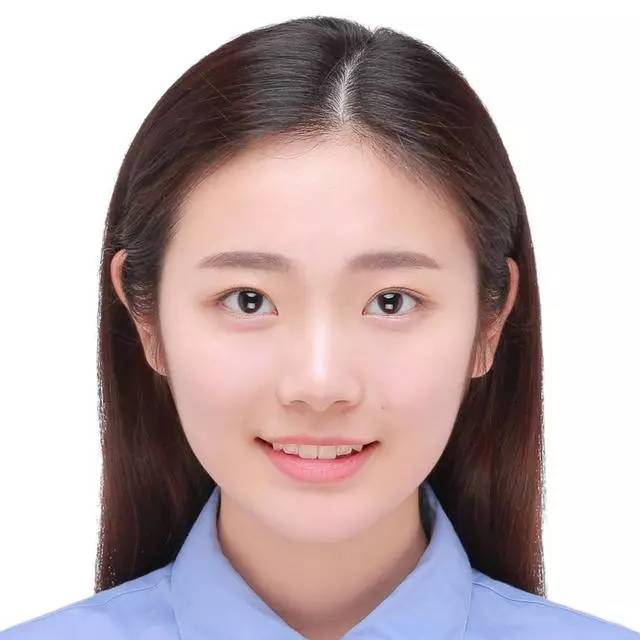
#> input picture images/1.jpg, 640 x 640 px
$ jupyter execute 'OpenCV臉部辨識.ipynb'
#> lines starting #> are read from the running program, lines starting #| are printed output that depends on the picture; after the words box and inside, x2 and y2 are one past the last pixel; in counts of white or black regions, pixels touching at a corner belong together
# OpenCV

[cell 1]
import numpy as np
import cv2

# 讀取圖檔
img = cv2.imread('images/1.jpg')
#> img is the input picture: shape (640, 640, 3); mean B, G, R 175.1, 174.1, 190.8

[cell 2]
# 查看資料型態
print('type', type(img))
#| type <class 'numpy.ndarray'>
print('shape', img.shape)
#| shape (640, 640, 3)

[cell 3]
# 以灰階的方式讀取圖檔
img_gray = cv2.imread('image.jpg', cv2.IMREAD_GRAYSCALE)

[cell 4]
# 顯示圖片
# cv2.imshow('My Image', img)

# 使用Matplotlib繪圖

[cell 5]
import numpy as np
import cv2
from matplotlib import pyplot as plt

# 使用 OpenCV 讀取圖檔
img_bgr = cv2.imread('images/1.jpg')

# 將 BGR 圖片轉為 RGB 圖片
# img_rgb = img_bgr[:,:,::-1]

# 或是這樣亦可
img_rgb = cv2.cvtColor(img_bgr, cv2.COLOR_BGR2RGB)

# 使用 Matplotlib 顯示圖片
plt.imshow(img_rgb)
plt.show()

# OpenCV CascadeClassifier 人臉辨識

[cell 6]
import numpy as np
import cv2 as cv
from matplotlib import pyplot as plt

face_cascade = cv.CascadeClassifier('haarcascades/haarcascade_frontalface_default.xml')
eye_cascade = cv.CascadeClassifier('haarcascades/haarcascade_eye.xml')

img = cv.imread('images/1.jpg')
gray = cv.cvtColor(img, cv.COLOR_BGR2GRAY)
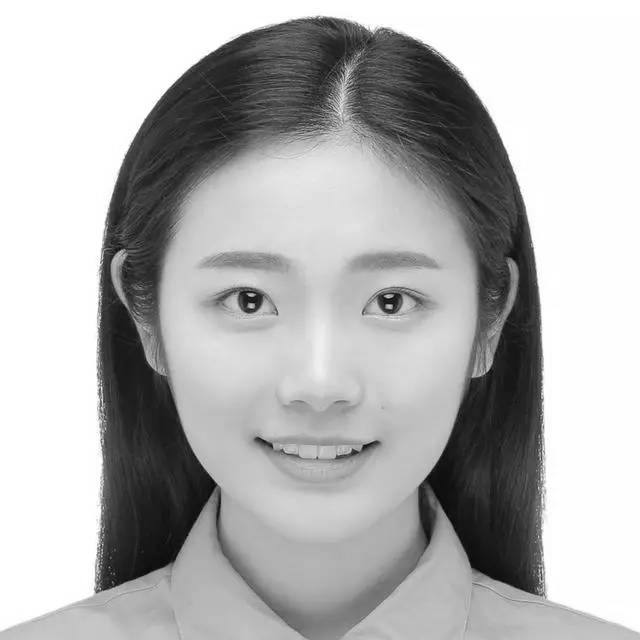
#> gray: shape (640, 640); min 2, max 255, mean 179.2

faces = face_cascade.detectMultiScale(gray, 1.3, 5)
#> faces = [[126, 150, 379, 379]]
for (x,y,w,h) in faces:
    cv.rectangle(img,(x,y),(x+w,y+h),(255,0,0),2)

    roi_gray = gray[y:y+h, x:x+w]
    roi_color = img[y:y+h, x:x+w]
    eyes = eye_cascade.detectMultiScale(roi_gray)
    for (ex,ey,ew,eh) in eyes:
        cv.rectangle(roi_color,(ex,ey),(ex+ew,ey+eh),(0,255,0),2)
#> this loop made 1 pass
#> (x, y, w, h, eyes) on pass 1: (126, 150, 379, 379, [[75, 107, 87, 87], [217, 105, 90, 90], [149, 239, 43, 43]])
#> pass 1, `roi_gray = gray[y:y+h, x:x+w]`:
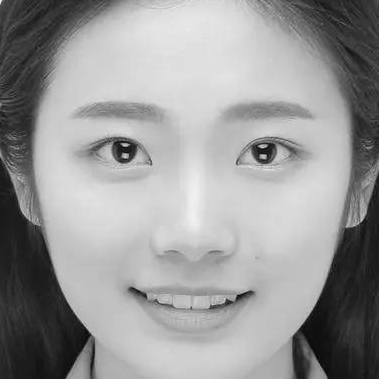
#> roi_gray: shape (379, 379); min 2, max 243, mean 152.5
#> pass 1, `roi_color = img[y:y+h, x:x+w]`:
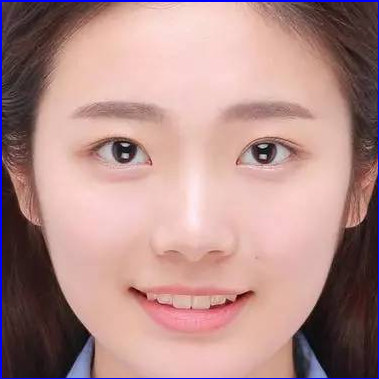
#> roi_color: shape (379, 379, 3); mean B, G, R 138.6, 140.9, 177.6
#> after the loop:
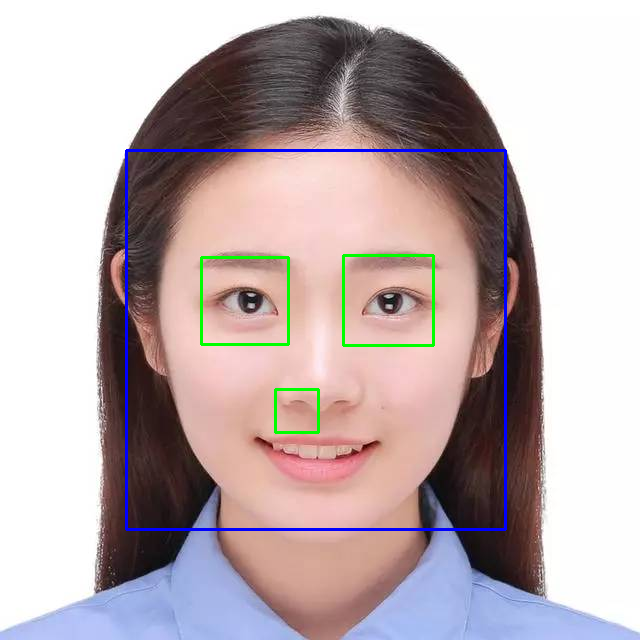
#> img: shape (640, 640, 3); 1.75% of pixels changed, all inside (x1, y1, x2, y2) = (125, 149, 507, 531)
#> after the loop:
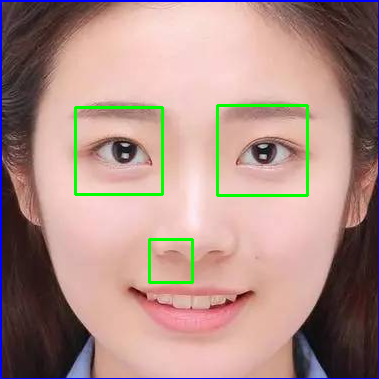
#> roi_color: shape (379, 379, 3); 1.83% of pixels changed, all inside (x1, y1, x2, y2) = (74, 104, 309, 284)

# cv.imshow('img',img)
# cv.waitKey(0)
# cv.destroyAllWindows()

# use matplotlib to show image
img_rgb = img[:,:,::-1]
plt.imshow(img_rgb)
plt.show()

[cell 7]
# 微調抓取眼睛參數

import numpy as np
import cv2 as cv
from matplotlib import pyplot as plt

face_cascade = cv.CascadeClassifier('haarcascades/haarcascade_frontalface_default.xml')
eye_cascade = cv.CascadeClassifier('haarcascades/haarcascade_eye.xml')

img = cv.imread('images/1.jpg')
gray = cv.cvtColor(img, cv.COLOR_BGR2GRAY)

faces = face_cascade.detectMultiScale(gray, 1.3, 5)
for (x,y,w,h) in faces:
    cv.rectangle(img,(x,y),(x+w,y+h),(255,0,0),2)

    roi_gray = gray[y:y+h, x:x+w]
    roi_color = img[y:y+h, x:x+w]
    eyes = eye_cascade.detectMultiScale(roi_gray, 3, 5)
    for (ex,ey,ew,eh) in eyes:
        cv.rectangle(roi_color,(ex,ey),(ex+ew,ey+eh),(0,255,0),2)
#> this loop made 1 pass
#> (x, y, w, h, eyes) on pass 1: (126, 150, 379, 379, [[88, 121, 60, 60], [235, 123, 60, 60]])
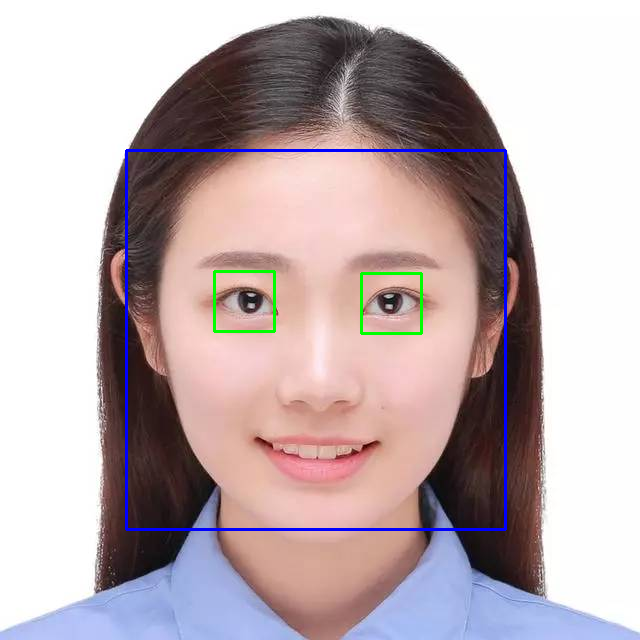
#> img: shape (640, 640, 3); 1.46% of pixels changed, all inside (x1, y1, x2, y2) = (125, 149, 507, 531)

# cv.imshow('img',img)
# cv.waitKey(0)
# cv.destroyAllWindows()

# use matplotlib to show image
img_rgb = img[:,:,::-1]
plt.imshow(img_rgb)
plt.show()

$ run again, with images/2.jpg copied over images/1.jpg
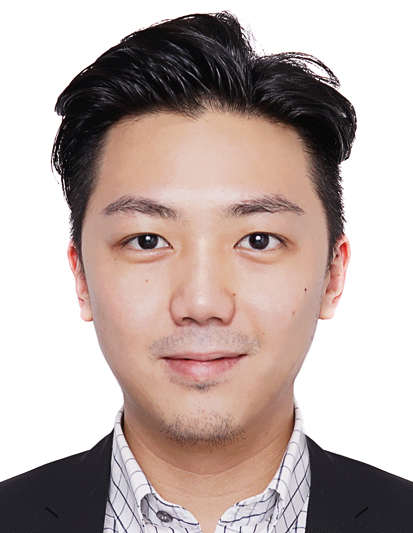
#> input picture images/2.jpg, 413 x 533 px
#> img is the input picture: shape (533, 413, 3); mean B, G, R 168.5, 172.9, 188.8
#| type <class 'numpy.ndarray'>
#| shape (533, 413, 3)
#> faces = [[59, 125, 291, 291]]
#> the loop `for (x,y,w,h) in faces:` made 1 pass
#> (x, y, w, h, eyes) on pass 1: (59, 125, 291, 291, [[51, 83, 68, 68], [164, 82, 68, 68]])
#> after the loop `for (x,y,w,h) in faces:`:
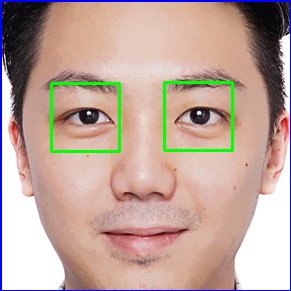
#> roi_color: shape (291, 291, 3); mean B, G, R 155.4, 165.4, 190.4
#> the loop `for (x,y,w,h) in faces:` made 1 pass
#> (x, y, w, h, eyes) on pass 1: (59, 125, 291, 291, [[170, 87, 60, 60], [54, 87, 60, 60]])
#> after the loop `for (x,y,w,h) in faces:`:
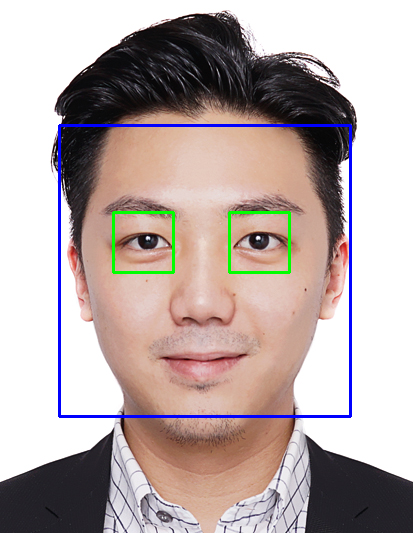
#> img: shape (533, 413, 3); 2.24% of pixels changed, all inside (x1, y1, x2, y2) = (58, 124, 352, 418)
